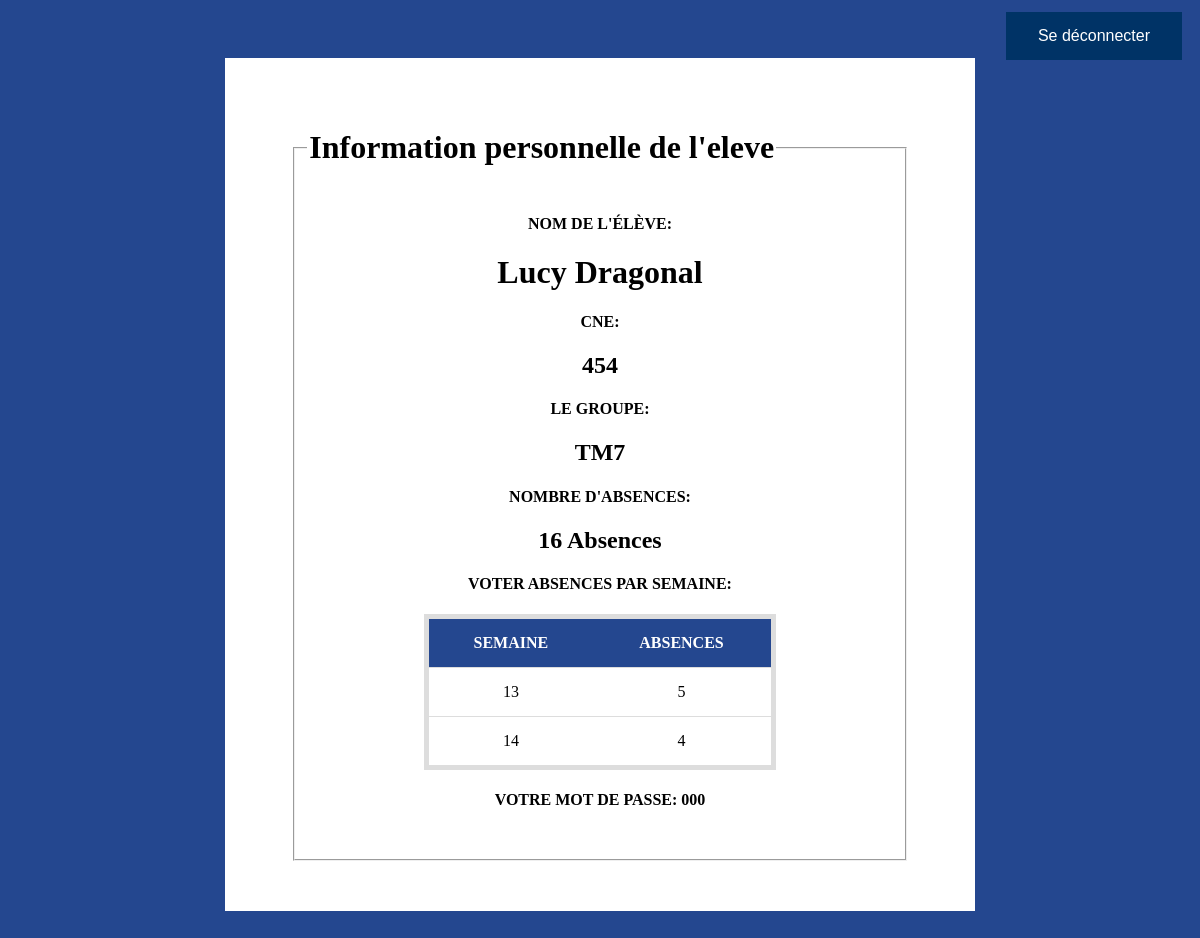
The app's page /IHM/User/index.php?id=454 with its own data.
### tables this page shows
CREATE TABLE `eleve` (
  `cne` int(11) NOT NULL,
  `nom` varchar(30) NOT NULL,
  `prenom` varchar(30) NOT NULL,
  `groupe` varchar(30) NOT NULL
);

CREATE TABLE `absence` (
  `semaine` int(11) NOT NULL,
  `cne` int(11) NOT NULL,
  `nbr_abs` int(11) NOT NULL
);

CREATE TABLE `user` (
  `cne` int(11) NOT NULL,
  `password` varchar(20) NOT NULL,
  `type` varchar(30) NOT NULL
);

### Acces_BD/User.php (called while the page is built, shortened)
<?php
$link=Connexion("tpabsence");
function recherche_E($id)
    {
    Global $link;
    $req="select e.cne, e.nom, e.prenom, e.groupe, u.password from eleve e , user u where e.cne='$id' and e.cne=u.cne";
    return mysqli_query($link,$req);
    }
    function CountAbsences($id)
    {
    Global $link;
    $req="select sum(nbr_abs) from absence where cne='$id'";
    return mysqli_query($link,$req);
    }
    function  Getabs($id)
    {
    Global $link;
    $req="select semaine, nbr_abs from absence where cne='$id' ORDER BY semaine ASC";
    return mysqli_query($link,$req);
    }
?>

### IHM/User/index.php (the view, shortened to what this page needs)
<!DOCTYPE html>
<html>
<head>
</head>
<body style="background:#24478f; padding :50px;">
<a style="position: absolute;  top: 8px;  right: 16px;  font-size: 18px;" href="../../index.php"><button class="button button3">Se déconnecter</button></a>
<?php
include_once '../../Acces_BD/User.php';
if (isset($_GET['id'])){
$cne= $_GET['id'];
$eleveinfo = recherche_E($cne);
$sumabs=CountAbsences($cne);
$result=Getabs($cne);
if (mysqli_num_rows($eleveinfo) == 0)
    { echo "ERROR !!"; }
    else
    {
      $acc=mysqli_fetch_array($eleveinfo);
    }
    if(mysqli_num_rows($sumabs) == 0)
    { echo "ERROR !!"; }
    else
    {
        $sumB=mysqli_fetch_array($sumabs);
    }
}
?>
<center>
    <div style="background:white;width:60% ; padding :50px;">
<fieldset style="width:90%" >
      <legend><h1><b>Information personnelle de l'eleve</b></h1></legend>
      <h4>NOM DE L'ÉLÈVE:</h4>
      <h1><strong><?=$acc[1]?> <?=$acc[2]?></strong></h1>
      <h4>CNE:</h4>
      <h2><?=$acc[0]?></h2>
      <h4>LE GROUPE:</h4>
      <h2><?=$acc[3]?></h2>
      <h4>NOMBRE D'ABSENCES: </h4>
      <h2><?=$sumB[0]?> Absences</h2>
      <h4> VOTER ABSENCES PAR SEMAINE: </h4>
      <table width=70%; style="text-transform: uppercase; text-align: center; border: 5px solid #ddd;
  text-align: center;   border-collapse: collapse;  width: 60%;";>
            <tr style="padding: 15px;  text-align: center; background:#24478f;">
                <th style="color:white;">SEMAINE</th>
                <th style="color:white;">ABSENCES</th>
            </tr>
            <tr>
            <?php while($absence=mysqli_fetch_array($result))
                {
                    ?>
              <tr>
                <td><?=$absence[0]?></td>
                <td><?=$absence[1]?></td>
              </tr>
                <?php
                }
                ?>
        </table>
      <h4>VOTRE MOT DE PASSE: <b><?=$acc[4]?></b></h4>
   <br>
</fieldset>
</center>
</body>
</html>

### IHM/User/index.php (style rules this page uses)
th, td { padding: 15px; }
th, td { border-bottom: 1px solid #ddd; }
.button { border: none; color: white; padding: 15px 32px; text-align: center; text-decoration: none; display: inline-block; font-size: 16px; margin: 4px 2px; cursor: pointer; }
.button3 { background-color: #003366; }

### records on screen
eleve: nom "Lucy", prenom "Dragonal", cne "454", groupe "TM7", user.password "000"
absence: semaine "13", nbr_abs "5"
absence: semaine "14", nbr_abs "4"

### other values on screen
$sumB[0] "16"
